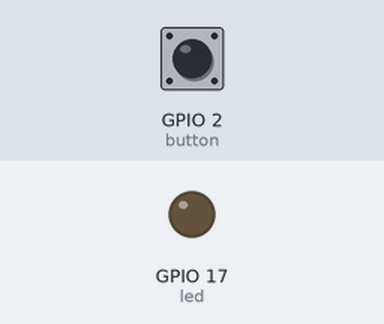
A program run on a simulated Raspberry Pi (BCM pin numbers). On the bench: output pins drawn as LEDs (lit = HIGH). Inputs (shaded band) come from the test bench; at power-on: GPIO 2 (button) HIGH. What the program prints to the terminal is not drawn.

Above: at 1.2 s.
1.3 s: GPIO 2 (button) pulled LOW for 0.15 s
At 1.37 s:
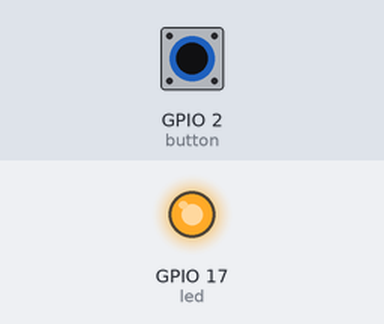
2.9 s: GPIO 2 (button) pulled LOW for 3.2 s
At 6.7 s:
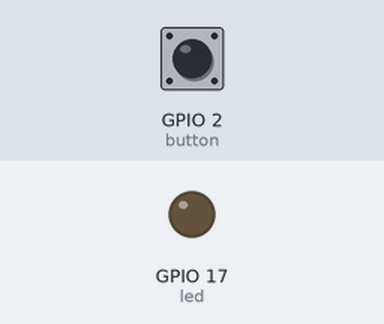
Timing chart, 0 to 8.2 s (numbered marks = the images above; inputs shaded):
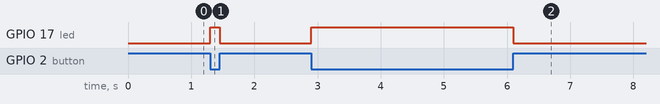

Measured:
- after the input at 1.3 s, GPIO 17 (led): LOW → HIGH at once, → LOW 0.15 s later
- after the input at 2.9 s, GPIO 17 (led): LOW → HIGH at once, → LOW 3.2 s later

The program:

UsoDeCondiciones_F.py
```python
from gpiozero import LED, Button

led= LED(17)
button = Button(2)

while True:

    if button.is_pressed:
        led.on()
        print("Se presionó el botón y encendió el led")
    else:
        led.off()
        print("No se ha presionado el botón, ni encendido el led")
        
```
